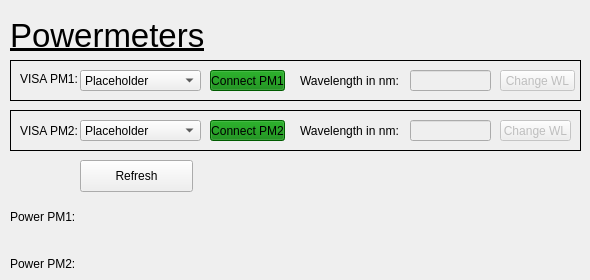
    <widget class="QWidget" name="PM_tab">
     <attribute name="title">
      <string>Powermeter</string>
     </attribute>
     <widget class="QWidget" name="verticalLayoutWidget_10">
      <property name="geometry">
       <rect>
        <x>10</x>
        <y>210</y>
        <width>211</width>
        <height>61</height>
       </rect>
      </property>
      <layout class="QVBoxLayout" name="verticalLayout_16">
       <item>
        <widget class="QLabel" name="pm_label_power1">
         <property name="text">
          <string>Power PM1:</string>
         </property>
        </widget>
       </item>
       <item>
        <spacer name="verticalSpacer_2">
         <property name="orientation">
          <enum>Qt::Vertical</enum>
         </property>
         <property name="sizeHint" stdset="0">
          <size>
           <width>20</width>
           <height>40</height>
          </size>
         </property>
        </spacer>
       </item>
       <item>
        <widget class="QLabel" name="pm_label_power2">
         <property name="text">
          <string>Power PM2:</string>
         </property>
        </widget>
       </item>
      </layout>
     </widget>
     <widget class="QFrame" name="frame_4">
      <property name="geometry">
       <rect>
        <x>10</x>
        <y>60</y>
        <width>571</width>
        <height>41</height>
       </rect>
      </property>
      <property name="frameShape">
       <enum>QFrame::Box</enum>
      </property>
      <property name="frameShadow">
       <enum>QFrame::Plain</enum>
      </property>
      <widget class="QLabel" name="label_29">
       <property name="geometry">
        <rect>
         <x>10</x>
         <y>8</y>
         <width>61</width>
         <height>21</height>
        </rect>
       </property>
       <property name="text">
        <string>VISA PM1:</string>
       </property>
      </widget>
      <widget class="QComboBox" name="pm_comboBox_visaResources1">
       <property name="geometry">
        <rect>
         <x>70</x>
         <y>10</y>
         <width>121</width>
         <height>21</height>
        </rect>
       </property>
       <item>
        <property name="text">
         <string>Placeholder</string>
        </property>
       </item>
      </widget>
      <widget class="QPushButton" name="pm_button_connectPM1">
       <property name="geometry">
        <rect>
         <x>200</x>
         <y>10</y>
         <width>75</width>
         <height>21</height>
        </rect>
       </property>
       <property name="styleSheet">
        <string notr="true">background-color: green</string>
       </property>
       <property name="text">
        <string>Connect PM1</string>
       </property>
       <property name="checkable">
        <bool>true</bool>
       </property>
      </widget>
      <widget class="QPushButton" name="pm_button_changeWL1">
       <property name="enabled">
        <bool>false</bool>
       </property>
       <property name="geometry">
        <rect>
         <x>490</x>
         <y>10</y>
         <width>75</width>
         <height>21</height>
        </rect>
       </property>
       <property name="text">
        <string>Change WL</string>
       </property>
      </widget>
      <widget class="QLineEdit" name="pm_lineEdit_enterWL1">
       <property name="enabled">
        <bool>false</bool>
       </property>
       <property name="geometry">
        <rect>
         <x>400</x>
         <y>10</y>
         <width>81</width>
         <height>21</height>
        </rect>
       </property>
      </widget>
      <widget class="QLabel" name="label_30">
       <property name="geometry">
        <rect>
         <x>290</x>
         <y>10</y>
         <width>101</width>
         <height>21</height>
        </rect>
       </property>
       <property name="text">
        <string>Wavelength in nm:</string>
       </property>
      </widget>
     </widget>
     <widget class="QFrame" name="frame_5">
      <property name="geometry">
       <rect>
        <x>10</x>
        <y>110</y>
        <width>571</width>
        <height>41</height>
       </rect>
      </property>
      <property name="frameShape">
       <enum>QFrame::Box</enum>
      </property>
      <property name="frameShadow">
       <enum>QFrame::Plain</enum>
      </property>
      <widget class="QLabel" name="label_32">
       <property name="geometry">
        <rect>
         <x>10</x>
         <y>10</y>
         <width>61</width>
         <height>21</height>
        </rect>
       </property>
       <property name="text">
        <string>VISA PM2:</string>
       </property>
      </widget>
      <widget class="QComboBox" name="pm_comboBox_visaResources2">
       <property name="geometry">
        <rect>
         <x>70</x>
         <y>10</y>
         <width>121</width>
         <height>21</height>
        </rect>
       </property>
       <item>
        <property name="text">
         <string>Placeholder</string>
        </property>
       </item>
      </widget>
      <widget class="QPushButton" name="pm_button_connectPM2">
       <property name="geometry">
        <rect>
         <x>200</x>
         <y>10</y>
         <width>75</width>
         <height>21</height>
        </rect>
       </property>
       <property name="styleSheet">
        <string notr="true">background-color: green</string>
       </property>
       <property name="text">
        <string>Connect PM2</string>
       </property>
       <property name="checkable">
        <bool>true</bool>
       </property>
      </widget>
      <widget class="QLabel" name="label_31">
       <property name="geometry">
        <rect>
         <x>290</x>
         <y>10</y>
         <width>101</width>
         <height>21</height>
        </rect>
       </property>
       <property name="text">
        <string>Wavelength in nm:</string>
       </property>
      </widget>
      <widget class="QLineEdit" name="pm_lineEdit_enterWL2">
       <property name="enabled">
        <bool>false</bool>
       </property>
       <property name="geometry">
        <rect>
         <x>400</x>
         <y>10</y>
         <width>81</width>
         <height>21</height>
        </rect>
       </property>
      </widget>
      <widget class="QPushButton" name="pm_button_changeWL2">
       <property name="enabled">
        <bool>false</bool>
       </property>
       <property name="geometry">
        <rect>
         <x>490</x>
         <y>10</y>
         <width>71</width>
         <height>21</height>
        </rect>
       </property>
       <property name="text">
        <string>Change WL</string>
       </property>
      </widget>
     </widget>
     <widget class="QLabel" name="label_18">
      <property name="geometry">
       <rect>
        <x>10</x>
        <y>20</y>
        <width>471</width>
        <height>31</height>
       </rect>
      </property>
      <property name="font">
       <font>
        <pointsize>25</pointsize>
        <italic>false</italic>
        <bold>false</bold>
        <underline>true</underline>
       </font>
      </property>
      <property name="text">
       <string>Powermeters</string>
      </property>
      <property name="alignment">
       <set>Qt::AlignLeading|Qt::AlignLeft|Qt::AlignVCenter</set>
      </property>
     </widget>
     <widget class="QPushButton" name="pm_button_refresh">
      <property name="geometry">
       <rect>
        <x>80</x>
        <y>160</y>
        <width>113</width>
        <height>32</height>
       </rect>
      </property>
      <property name="text">
       <string>Refresh</string>
      </property>
     </widget>
    </widget>
